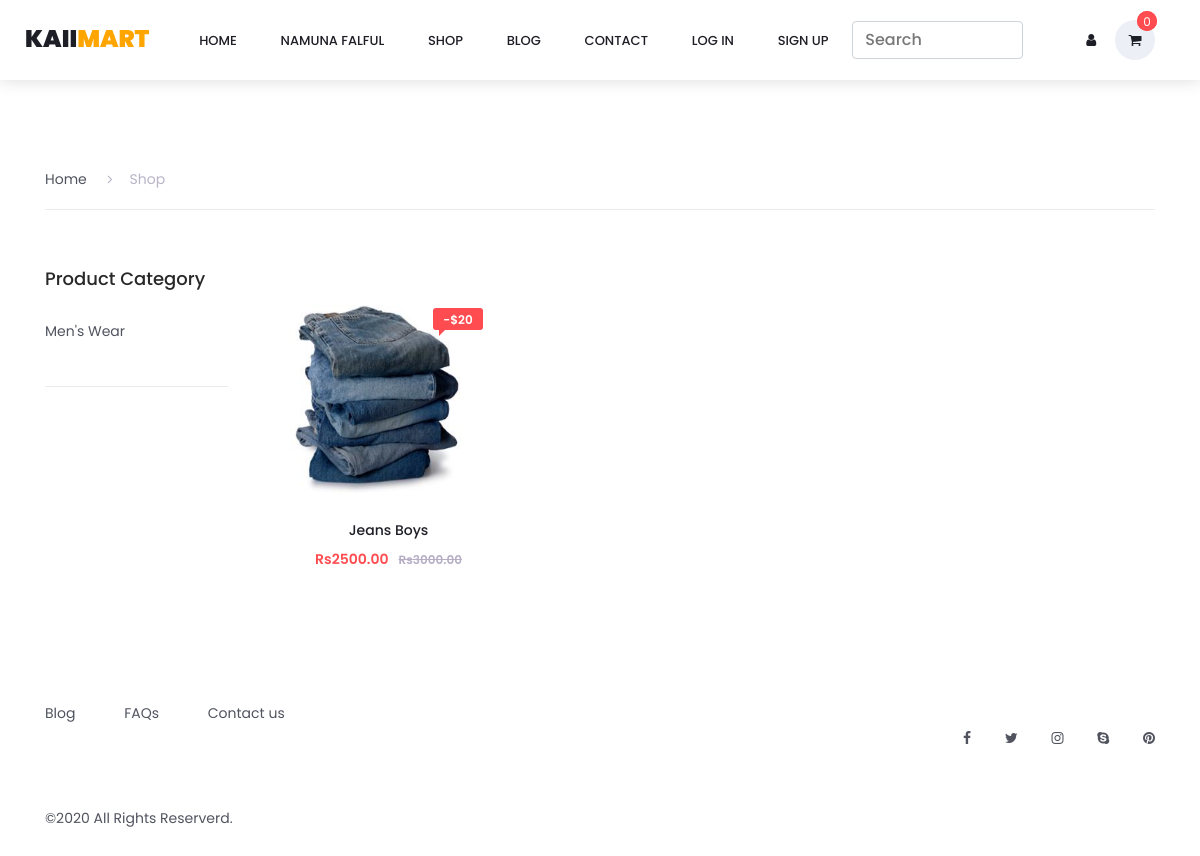
Screenshot of /product/shop with the database file from the repository.
### product/models.py (models this page shows, shortened)
class Category(MPTTModel):
    parent = TreeForeignKey('self', on_delete=models.CASCADE, related_name='children', blank=True, null=True)
    title = models.CharField(max_length=100)
    slug = models.SlugField(null=False, unique=True)
    image = models.ImageField(upload_to=get_catimage_path, blank=True, null=True)
    date_created = models.DateTimeField(auto_now_add=True)
    date_updated = models.DateTimeField(auto_now=True)
    class MPTTMeta:
        order_insertion_by = ['title']

class Product(models.Model):
    category = models.ForeignKey(Category, on_delete=models.SET_NULL, null=True)
    title = models.CharField(max_length= 100)
    price = models.DecimalField(decimal_places=2, max_digits=9, default=0.00)
    size = models.CharField(choices=SIZE_CHOICES, max_length=11, default='Select Size', blank=True, null=True)
    color = models.CharField(max_length=30, null=True, blank=True)
    description = models.TextField()
    image = models.ImageField(upload_to=get_image_path, blank=True,  null=True)
    video = EmbedVideoField(blank=True)
    discount_price = models.DecimalField(decimal_places=2, max_digits=8, default=0.00)
    available = models.CharField(choices=AVAILABLE_CHOICES, max_length=20, default='Select Option', null=True, blank=True)
    date_created = models.DateTimeField(auto_now_add=True)
    date_updated = models.DateTimeField(auto_now=True)
    slug = models.SlugField(max_length=100, unique=True)
    is_namuna_falful = models .BooleanField(default=False)
    supplier = models.ForeignKey(USER, on_delete=models.SET_NULL, null=True)
    season_choice = models.CharField(choices=SEASON_CHOICES, max_length=10, default='any')
    tags = models.ManyToManyField(Tag, blank=True, related_name='products')
    @property
    def price_after_discount(self):
        x = self.price - self.discount_price
        return x
    @property
    def imageURL(self):
        try:
            url = self.image.url
        except:
            url = ''
        return url

### product/views.py (the view)
# urls.py: path('shop', shop_page_view, name='shop_page'),
def shop_page_view(request):
    product = Product.objects.all()
    category = Category.objects.all()
    Cart.objects.filter(date_created__lte=now()-timedelta(days=1)).delete()
    color = ['primary', 'secondary', 'success', 'danger', 'warning', 'info']
    context = {
        'product': product,
        'category': category,
        'color': color,
    }
    return render(request, 'product/shop_page.html', context)

### templates/product/shop_page.html (shortened to what this page needs)
{% extends 'base.html' %}
{% load static %}
{% block css %}
<link rel="stylesheet" type="text/css" href="{% static 'coloshop/plugins/jquery-ui-1.12.1.custom/jquery-ui.css' %}">
<link rel="stylesheet" type="text/css" href="{% static 'coloshop/styles/categories_styles.css' %}">
<link rel="stylesheet" type="text/css" href="{% static 'coloshop/styles/categories_responsive.css' %}">
{% endblock %}
{% block main %}
	<div class="container product_section_container">
		<div class="row">
			<div class="col product_section clearfix">
				<div class="breadcrumbs d-flex flex-row align-items-center">
					<ul>
						<li><a href="{% url 'home' %}">Home</a></li>
						<li class="active"><a><i class="fa fa-angle-right" aria-hidden="true"></i>Shop</a></li>
					</ul>
				</div>
				<div class="sidebar">
					<div class="sidebar_section">
						<div class="sidebar_title">
							<h5>Product Category</h5>
						</div>
						<ul class="sidebar_categories">
                            {% for item in category %}
							<li><a href="#">{{item.title}}</a></li>
                            {% endfor %}
						</ul>
					</div>
				</div>
				<div class="main_content">
					<div class="products_iso">
						<div class="row">
							<div class="col">
								<div class="product-grid">
									{% for item in product %}
									<div class="product-item" style="margin-top: 20px;">
										<div class="product discount product_filter">
											<a href="{% url 'product:detail' item.id %}">
												<div class="product_image">
													<img src="{{item.imageURL}}" alt="" style="width: 200px; height: 200px; display: block;">
												</div>
											</a>
											<div class="product_bubble product_bubble_right product_bubble_red d-flex flex-column align-items-center"><span>-$20</span></div>
											<div class="product_info">
												<h6 class="product_name"><a href="{% url 'product:detail' item.id %}">{{item.title}}</a></h6>
												<div class="product_price">Rs{{item.price_after_discount}}<span>Rs{{item.price}}</span></div>
											</div>
										</div>
									</div>
									{% endfor %}
								</div>
							</div>
						</div>
					</div>
				</div>
			</div>
		</div>
	</div>
{% endblock %}

### static/coloshop/styles/main_styles.css (style rules this page uses)
* { margin: 0; padding: 0; }
body { font-family: 'Poppins', sans-serif; font-size: 14px; line-height: 23px; font-weight: 400; background: #FFFFFF; color: #1e1e27; }
div { display: block; position: relative; -webkit-box-sizing: border-box; -moz-box-sizing: border-box; box-sizing: border-box; }
ul { list-style: none; margin-bottom: 0px; }
a, a:hover, a:visited, a:active, a:link { text-decoration: none; -webkit-font-smoothing: antialiased; -webkit-text-shadow: rgba(0,0,0,.01) 0 0 1px; text-shadow: rgba(0,0,0,.01) 0 0 1px; }
h5 { font-size: 16px; }
h6 { font-size: 14px; }
h1, h2, h3, h4, h5, h6 { color: #282828; -webkit-font-smoothing: antialiased; -webkit-text-shadow: rgba(0,0,0,.01) 0 0 1px; text-shadow: rgba(0,0,0,.01) 0 0 1px; }
.clearfix::before, .clearfix::after { content: ""; display: table; }
.clearfix::after { clear: both; }
.clearfix { zoom: 1; }
.product-grid { width: 100%; margin-top: 57px; }
.product-item { width: 20%; height: 380px; cursor: pointer; }
.product-item::after { display: block; position: absolute; top: 0; left: -1px; width: calc(100% + 1px); height: 100%; pointer-events: none; content: ''; border: solid 2px rgba(235,235,235,0); border-radius: 3px; -webkit-transition: all 0.3s ease; -moz-transition: all 0.3s ease; -ms-transition: all 0.3s ease; -o-transition: all 0.3s ease; transition: all 0.3s ease; }
.product { width: 100%; height: 340px; border-right: solid 1px #e9e9e9; }
.product_image { width: 100%; }
.product_image img { width: 100%; }
.product_info { text-align: center; padding-left: 10px; padding-right: 10px; }
.product_name { margin-top: 27px; }
.product_name a { color: #1e1e27; line-height: 20px; }
.discount .product_info .product_price { font-size: 14px; }
.product_price { font-size: 16px; color: #fe4c50; font-weight: 600; }
.product_price span { font-size: 12px; margin-left: 10px; color: #b5aec4; text-decoration: line-through; }
.product_bubble { position: absolute; top: 15px; width: 50px; height: 22px; border-radius: 3px; text-transform: uppercase; }
.product_bubble span { font-size: 12px; font-weight: 600; color: #FFFFFF; }
.product_bubble_right::after { content: ' '; position: absolute; width: 0; height: 0; left: 6px; right: auto; top: auto; bottom: -6px; border: 6px solid; }
.product_bubble_red::after { border-color: transparent transparent transparent #fe4c50; }
.product_bubble_red { background: #fe4c50; }
.product_bubble_right { right: 15px; }

### rows the page displays
Category: title "Men's Wear"
Product: imageURL (picture), title "Jeans Boys", price_after_discount "2500.00", price "3000.00"
